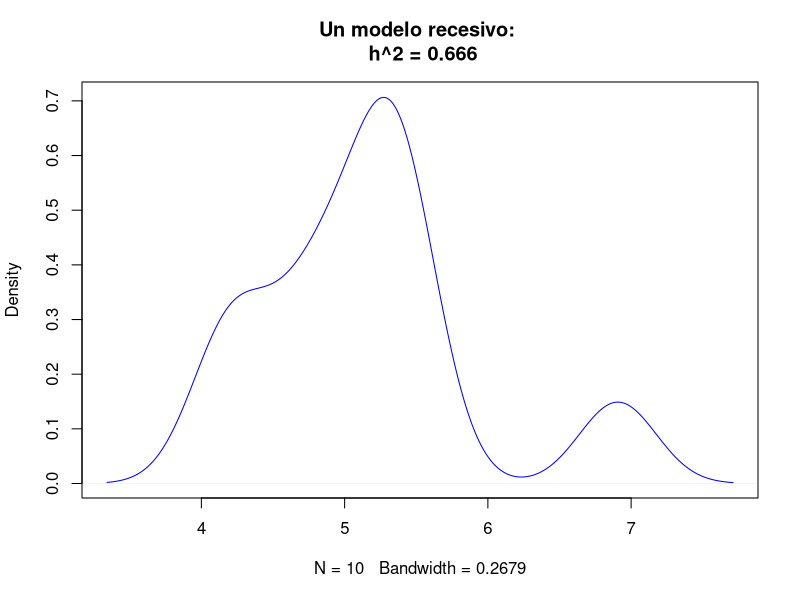

Source code (R):
# Siegmund, Yakir: Statistics of Gene Mapping, p28-
#
# y <- m + G + E
#
# y <- mu + alpha * (xm + xf) + delta * (x == 1) + eps

# h2 <- var(G) / var(y)

n <- 10 # genotipos
p <- 0.5 # probabilidad
x <- rbinom(n, 2, p)

mu <- 5
alpha <- 1
delta <- -alpha # recesivo!

G <- alpha * x + delta * (x == alpha)

sig <- 0.5
E <- sig * rnorm(n)
y <- mu + G + E
y

h2 <- var(G) / var(y) 

plot(density(y), 
     main = paste("Un modelo recesivo: \n h^2 = ", round(h2, 3)
                  , sep = ""),
     col = "blue"
  )


